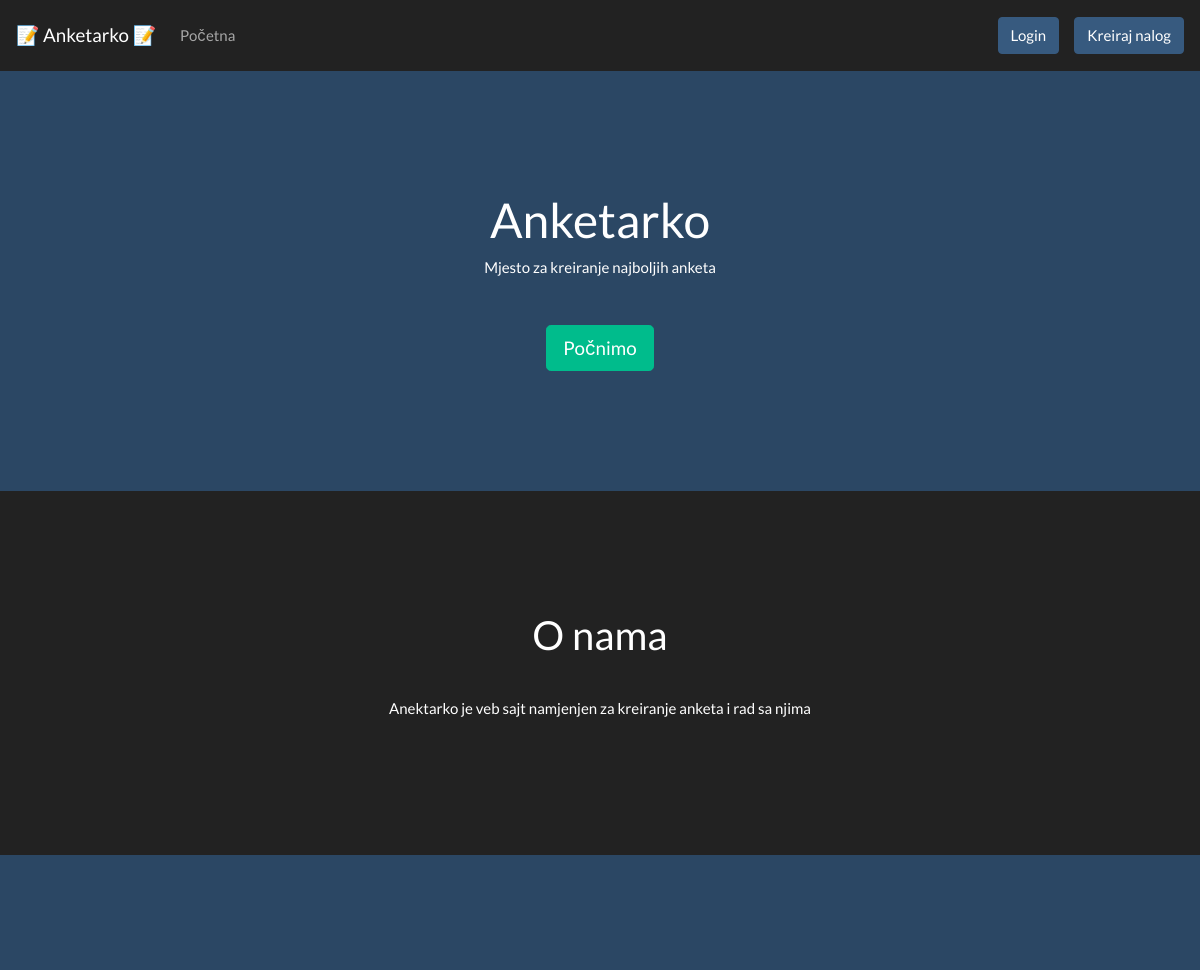
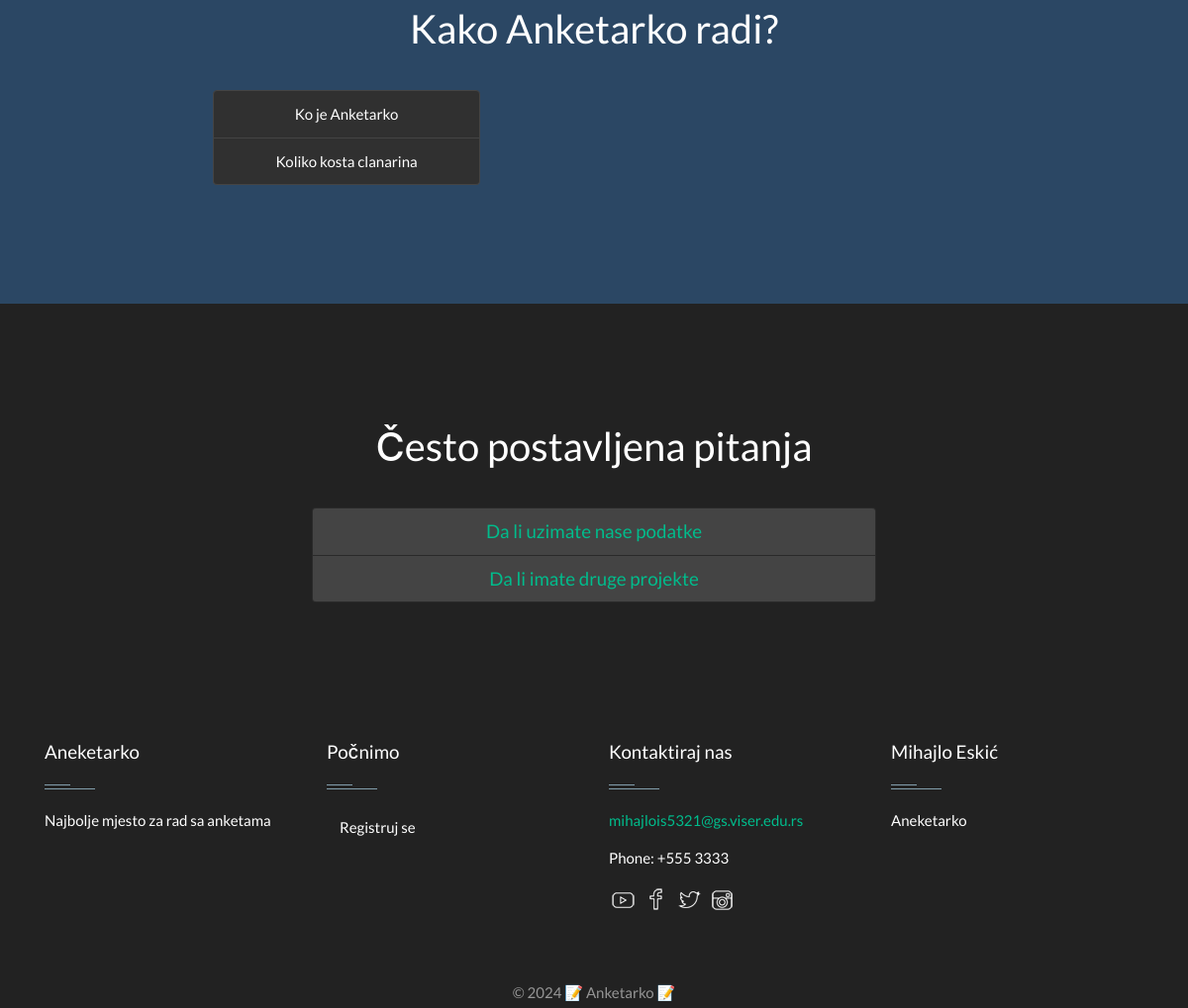
The page / on the database its author committed (2 pictures, top to bottom).
### tables this page shows
CREATE TABLE `explanations` (
  `id` int(255) NOT NULL,
  `section_name` varchar(255) NOT NULL,
  `body` varchar(255) NOT NULL
);

CREATE TABLE `faq` (
  `id` int(255) NOT NULL,
  `question` varchar(255) NOT NULL,
  `answer` varchar(255) NOT NULL
);

### classes/Explanation.php (called while the page is built, shortened)
<?php
class Explanation implements ExplanationInterface {
    public function listExps($dbcon){
        $sql = 'SELECT * FROM explanations';
        $pdostm = $dbcon->prepare($sql);
        $pdostm->execute();
        $exps = $pdostm->fetchAll(PDO::FETCH_ASSOC);
        return $exps;
    }
}

### classes/FAQ.php (called while the page is built, shortened)
<?php
class FAQ implements FAQInterface {
    public function listFAQs($dbcon){
        $sql = 'SELECT * FROM faq';
        $pdostm = $dbcon->prepare($sql);
        $pdostm->execute();
        $faqs = $pdostm->fetchAll(PDO::FETCH_ASSOC);
        return $faqs;
    }
}

### index.php (the view, shortened to what this page needs)
<?php
require_once 'dbConnection.php';
require_once 'classes/FAQ.php';
require_once 'classes/Explanation.php';
$dbcon = Database::getDb();
$f = new FAQ();
$faqs = $f->listFAQs($dbcon);
$e = new Explanation();
$exps = $e->listExps($dbcon);
?>
<!DOCTYPE html>
<html lang="en">
<head>
    <link rel="stylesheet" href="css/index.css">
    <link rel="stylesheet" href="css/footerStyle.css">
    <link href="https://stackpath.bootstrapcdn.com/bootswatch/4.4.1/darkly/bootstrap.min.css" rel="stylesheet">
</head>
<body>
    <?php include_once 'header.php'; ?>
    <main>
        <div class="container-fluid text-center bg text">
            <h1>Anketarko</h1>
            <p>Mjesto za kreiranje najboljih anketa</p>
            <div class="pad-top">
                <a href="#get-started" class="btn btn-success btn-lg">Počnimo</a>
            </div>
        </div>
        <div class="container-fluid text-center">
            <h2>O nama</h2>
            <p class="pad-top">Anektarko je veb sajt namjenjen za kreiranje anketa i rad sa njima</p>
        </div>
        <div class="container-fluid bg text-center" id="get-started">
            <h2 class="text">Kako Anketarko radi?</h2>
            <div class="row pad-top">
                <div class="col-2"></div>
                <div class="col-3">
                    <div class="list-group" id="list-exp" role="tablist">
                        <?php foreach($exps as $exp){ ?>
                            <a class="list-group-item list-group-item-action" id="list-<?= $exp['id']; ?>-exp" data-toggle="list" href="#list-<?= $exp['id']; ?>" role="tab" aria-controls="prince"><?= $exp['section_name']; ?></a>
                        <?php } ?>
                    </div>
                </div>
                <div class="col-5 text-left">
                </div>
                <div class="col-2"></div>
            </div>
        </div>
        <div class="container-fluid text-center">
            <h2>Često postavljena pitanja</h2>
            <div class="row pad-top">
                <div class="col-md-3"></div>
                <div class="accordion md-accordion col-md-6" id="accordionFAQ" role="tablist" aria-multiselectable="true">
                    <?php foreach($faqs as $faq){ ?>
                    <div class="card">
                        <div class="card-header" role="tab" id="heading<?= $faq['id']; ?>">
                            <a class="collapsed" data-toggle="collapse" data-parent="#accordionFAQ" href="#collapse<?= $faq['id']; ?>" aria-expanded="false" aria-controls="collapse<?= $faq['id']; ?>">
                                <h3 class="mb-0 h5"><?= $faq['question']; ?></h3>
                            </a>
                        </div>
                    </div>
                    <?php } ?>
                </div>
                <div class="col-md-3"></div>
            </div>
        </div>
    </main>
    <?php include 'footer.php'; ?>
</body>
</html>

### css/index.css (style rules this page uses)
.bg { background-color:#2B4764; }
.container-fluid { padding-top:120px; padding-bottom:120px; }
.pad-top { padding-top:30px; }

### css/footerStyle.css (style rules this page uses)
.btn { background-color: #ff8d1e; color:#fff; }

### rows shown on the page
explanations: section_name "Ko je Anketarko"
explanations: section_name "Koliko kosta clanarina"
faq: question "Da li uzimate nase podatke"
faq: question "Da li imate druge projekte"

### other values the page prints
date ('Y') "2024"
